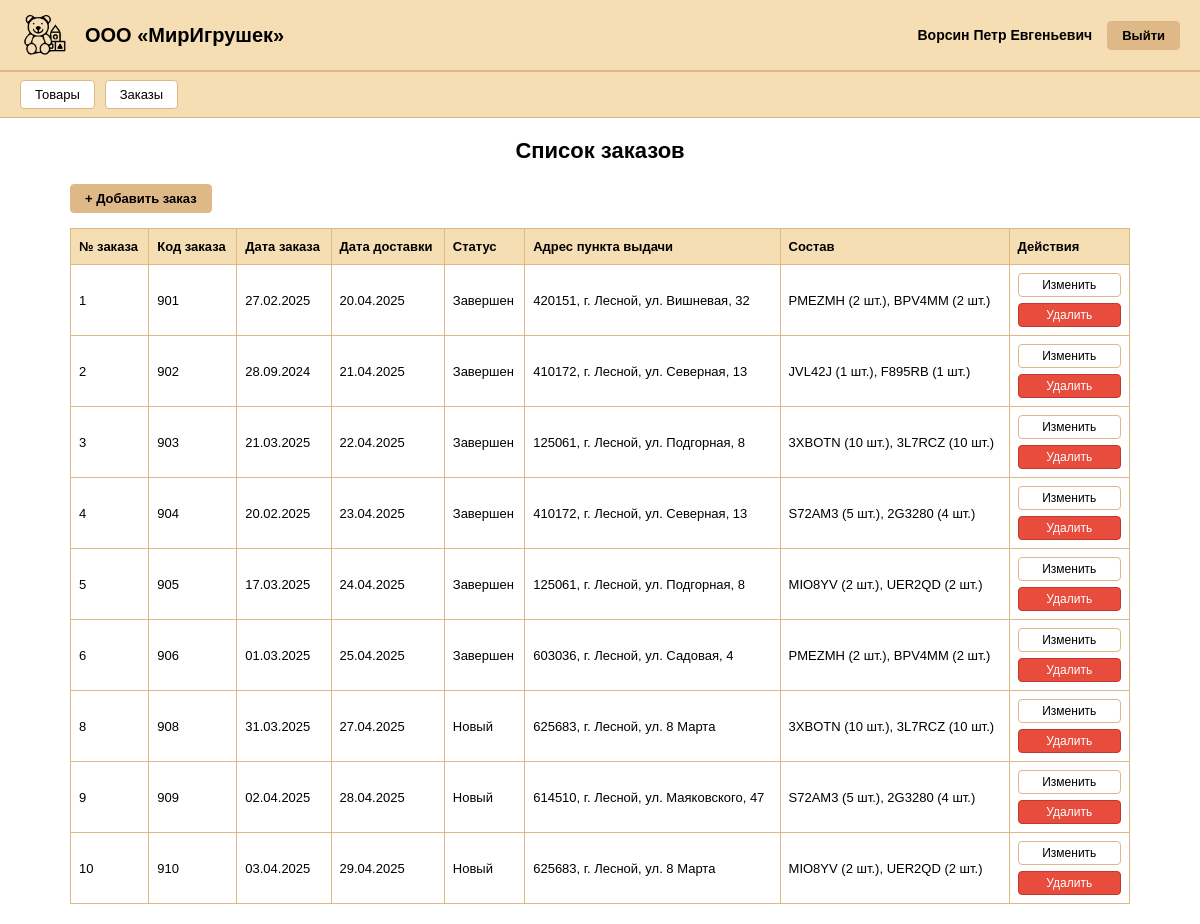
/orders/ (signed in), run on the app's committed database.
### main/models.py (models this page shows, shortened)
class Order(models.Model):
    STATUS_CHOICES = [
        ('новый', 'Новый'),
        ('выдан', 'Выдан'),
    ]
    code = models.CharField('Код заказа', max_length=50, unique=True)
    order_number = models.IntegerField('Номер заказа')
    order_date = models.DateField('Дата заказа')
    delivery_date = models.DateField('Дата доставки')
    pickup_point = models.ForeignKey(PickupPoint, on_delete=models.CASCADE, verbose_name='Пункт выдачи')
    client = models.ForeignKey(User, on_delete=models.CASCADE, verbose_name='Клиент')
    status = models.CharField('Статус', max_length=20, choices=STATUS_CHOICES, default='новый')
    class Meta:
        verbose_name = 'Заказ'
        verbose_name_plural = 'Заказы'

class PickupPoint(models.Model):
    address = models.CharField('Адрес', max_length=500, unique=True)
    class Meta:
        verbose_name = 'Пункт выдачи'
        verbose_name_plural = 'Пункты выдачи'

class OrderItem(models.Model):
    order = models.ForeignKey(Order, on_delete=models.CASCADE, related_name='items', verbose_name='Заказ')
    product = models.ForeignKey(Product, on_delete=models.CASCADE, verbose_name='Товар')
    quantity = models.PositiveIntegerField('Количество')
    class Meta:
        verbose_name = 'Позиция заказа'
        verbose_name_plural = 'Позиции заказа'

class Product(models.Model):
    article = models.CharField('Артикул', max_length=50, unique=True)
    name = models.CharField('Наименование товара', max_length=500)
    unit = models.ForeignKey(Unit, on_delete=models.CASCADE, verbose_name='Единица измерения')
    price = models.DecimalField('Цена', max_digits=10, decimal_places=2)
    supplier = models.ForeignKey(Supplier, on_delete=models.CASCADE, verbose_name='Поставщик')
    manufacturer = models.ForeignKey(Manufacturer, on_delete=models.CASCADE, verbose_name='Производитель')
    category = models.ForeignKey(Category, on_delete=models.CASCADE, verbose_name='Категория товара')
    discount = models.PositiveIntegerField('Действующая скидка, %', default=0)
    quantity = models.PositiveIntegerField('Кол-во на складе', default=0)
    description = models.TextField('Описание товара', blank=True)
    photo = models.ImageField('Фото', upload_to='products/', blank=True, null=True)
    class Meta:
        verbose_name = 'Товар'
        verbose_name_plural = 'Товары'

### main/views.py (the view)
# urls.py: path('orders/', views.order_list, name='order_list'),
@role_required('admin', 'manager')
def order_list(request):
    orders = Order.objects.select_related('pickup_point', 'client').prefetch_related('items__product').all()
    context = {
        'orders': orders,
        'is_admin': request.user.role == 'admin',
        'user_full_name': str(request.user),
    }
    return render(request, 'order_list.html', context)

### main/models.py (called while the page is built)
    def __str__(self):
        return f'{self.last_name} {self.first_name} {self.patronymic}'.strip()

### templates/order_list.html (shortened to what this page needs)
{% extends "base.html" %}
{% block content %}
{% load static %}
<h2 class="page-title">Список заказов</h2>
{% if is_admin %}
<div style="margin-bottom:15px;">
    <a href="{% url 'order_add' %}" class="btn btn-accent">+ Добавить заказ</a>
</div>
{% endif %}
<table class="data-table">
    <thead>
        <tr>
            <th>№ заказа</th>
            <th>Код заказа</th>
            <th>Дата заказа</th>
            <th>Дата доставки</th>
            <th>Статус</th>
            <th>Адрес пункта выдачи</th>
            <th>Состав</th>
            {% if is_admin %}<th>Действия</th>{% endif %}
        </tr>
    </thead>
    <tbody>
        {% for order in orders %}
        <tr>
            <td>{{ order.order_number }}</td>
            <td>{{ order.code }}</td>
            <td>{{ order.order_date|date:"d.m.Y" }}</td>
            <td>{{ order.delivery_date|date:"d.m.Y" }}</td>
            <td>{{ order.get_status_display }}</td>
            <td>{{ order.pickup_point.address }}</td>
            <td>
                {% for item in order.items.all %}
                    {{ item.product.article }} ({{ item.quantity }} шт.){% if not forloop.last %}, {% endif %}
                {% endfor %}
            </td>
            {% if is_admin %}
            <td>
                <div class="action-btns">
                    <a href="{% url 'order_edit' order.pk %}" class="btn">Изменить</a>
                    <form method="post" action="{% url 'order_delete' order.pk %}" onsubmit="return confirm('Удалить заказ?')">
                        <button type="submit" class="btn btn-danger">Удалить</button>
                    </form>
                </div>
            </td>
            {% endif %}
        </tr>
        {% empty %}
        <tr>
            <td colspan="{% if is_admin %}8{% else %}7{% endif %}" class="empty-state">Заказы не найдены</td>
        </tr>
        {% endfor %}
    </tbody>
</table>
{% endblock %}

### templates/base.html (shortened to what this page needs)
<!DOCTYPE html>
<html lang="ru">
<head>
    {% load static %}
    <link rel="stylesheet" href="{% static 'css/style.css' %}">
</head>
<body>
    <div class="header">
        <div class="header-left">
            <img src="{% static 'img/icon.png' %}" alt="Логотип" class="logo" height="50">
            <h1>ООО «МирИгрушек»</h1>
        </div>
        <div class="header-right">
            {% if user.is_authenticated %}
                <span class="user-name">{{ user_full_name }}</span>
                <a href="{% url 'logout' %}" class="btn btn-accent">Выйти</a>
            {% endif %}
        </div>
    </div>
    {% if user.is_authenticated and user.role != 'client' %}
    <nav class="nav-bar">
        <a href="{% url 'product_list' %}" class="btn">Товары</a>
        <a href="{% url 'order_list' %}" class="btn">Заказы</a>
    </nav>
    {% endif %}
    <div class="content">
        {% block content %}{% endblock %}
    </div>
</body>
</html>

### static/css/style.css (style rules this page uses)
* { box-sizing: border-box; margin: 0; padding: 0; }
body { font-family: Arial, sans-serif; background: #FFFFFF; color: #000; min-height: 100vh; }
.header { background: #F5DEB3; padding: 10px 20px; display: flex; justify-content: space-between; align-items: center; border-bottom: 2px solid #DEB887; }
.header-left { display: flex; align-items: center; gap: 15px; }
.header-left h1 { font-size: 20px; font-weight: bold; }
.header-right { display: flex; align-items: center; gap: 15px; }
.user-name { font-weight: bold; font-size: 14px; }
.nav-bar { background: #F5DEB3; padding: 8px 20px; display: flex; gap: 10px; align-items: center; border-bottom: 1px solid #DEB887; }
.nav-bar .btn { text-decoration: none; padding: 6px 14px; border-radius: 4px; font-size: 13px; background: #FFFFFF; border: 1px solid #DEB887; color: #000; cursor: pointer; }
.btn { display: inline-block; padding: 6px 14px; border-radius: 4px; font-size: 13px; border: 1px solid #DEB887; background: #FFFFFF; color: #000; cursor: pointer; text-decoration: none; }
.btn-accent { background: #DEB887; font-weight: bold; }
.btn-danger { background: #e74c3c; color: #fff; border-color: #c0392b; }
.content { padding: 20px; max-width: 1100px; margin: 0 auto; }
.data-table { width: 100%; border-collapse: collapse; background: #fff; border: 1px solid #DEB887; }
.data-table th { background: #F5DEB3; padding: 10px 8px; text-align: left; font-size: 13px; border: 1px solid #DEB887; }
.data-table td { padding: 8px; border: 1px solid #DEB887; font-size: 13px; }
.action-btns { display: flex; flex-direction: column; gap: 6px; min-width: 100px; }
.action-btns .btn, .action-btns button { width: 100%; text-align: center; box-sizing: border-box; }
.data-table .btn { padding: 4px 10px; font-size: 12px; }
.page-title { font-size: 22px; margin-bottom: 20px; text-align: center; }

### data on the page
Order: order_number "1", code "901", order_date "27.02.2025", delivery_date "20.04.2025", status "Завершен", pickup_point.address "420151, г. Лесной, ул. Вишневая, 32"
OrderItem: product.article "PMEZMH", quantity "2"
OrderItem: product.article "BPV4MM", quantity "2"
Order: order_number "2", code "902", order_date "28.09.2024", delivery_date "21.04.2025", status "Завершен", pickup_point.address "410172, г. Лесной, ул. Северная, 13"
OrderItem: product.article "JVL42J", quantity "1"
OrderItem: product.article "F895RB", quantity "1"
Order: order_number "3", code "903", order_date "21.03.2025", delivery_date "22.04.2025", status "Завершен", pickup_point.address "125061, г. Лесной, ул. Подгорная, 8"
OrderItem: product.article "3XBOTN", quantity "10"
OrderItem: product.article "3L7RCZ", quantity "10"
Order: order_number "4", code "904", order_date "20.02.2025", delivery_date "23.04.2025", status "Завершен", pickup_point.address "410172, г. Лесной, ул. Северная, 13"
OrderItem: product.article "S72AM3", quantity "5"
OrderItem: product.article "2G3280", quantity "4"
Order: order_number "5", code "905", order_date "17.03.2025", delivery_date "24.04.2025", status "Завершен", pickup_point.address "125061, г. Лесной, ул. Подгорная, 8"
OrderItem: product.article "MIO8YV", quantity "2"
OrderItem: product.article "UER2QD", quantity "2"
Order: order_number "6", code "906", order_date "01.03.2025", delivery_date "25.04.2025", status "Завершен", pickup_point.address "603036, г. Лесной, ул. Садовая, 4"
OrderItem: product.article "PMEZMH", quantity "2"
OrderItem: product.article "BPV4MM", quantity "2"
Order: order_number "8", code "908", order_date "31.03.2025", delivery_date "27.04.2025", status "Новый", pickup_point.address "625683, г. Лесной, ул. 8 Марта"
OrderItem: product.article "3XBOTN", quantity "10"
OrderItem: product.article "3L7RCZ", quantity "10"
Order: order_number "9", code "909", order_date "02.04.2025", delivery_date "28.04.2025", status "Новый", pickup_point.address "614510, г. Лесной, ул. Маяковского, 47"
OrderItem: product.article "S72AM3", quantity "5"
OrderItem: product.article "2G3280", quantity "4"
Order: order_number "10", code "910", order_date "03.04.2025", delivery_date "29.04.2025", status "Новый", pickup_point.address "625683, г. Лесной, ул. 8 Марта"
OrderItem: product.article "MIO8YV", quantity "2"
OrderItem: product.article "UER2QD", quantity "2"

### other printed values
{{ user_full_name }} "Ворсин Петр Евгеньевич"
